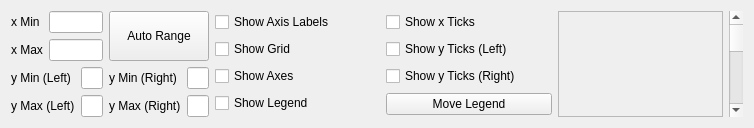
             <widget class="QWidget" name="plotsettings">
              <attribute name="title">
               <string>Plot Settings</string>
              </attribute>
              <layout class="QVBoxLayout" name="verticalLayout_9">
               <item>
                <layout class="QHBoxLayout" name="horizontalLayout_3" stretch="2,2,2,2,1">
                 <item>
                  <layout class="QGridLayout" name="gridLayout" columnstretch="1,1" columnminimumwidth="1,1">
                   <item row="1" column="0">
                    <layout class="QFormLayout" name="formLayout_4">
                     <item row="0" column="0">
                      <widget class="QLabel" name="label_5">
                       <property name="text">
                        <string>y Min (Left)</string>
                       </property>
                      </widget>
                     </item>
                     <item row="0" column="1">
                      <widget class="QLineEdit" name="ymin"/>
                     </item>
                     <item row="1" column="0">
                      <widget class="QLabel" name="label_6">
                       <property name="text">
                        <string>y Max (Left)</string>
                       </property>
                      </widget>
                     </item>
                     <item row="1" column="1">
                      <widget class="QLineEdit" name="ymax"/>
                     </item>
                    </layout>
                   </item>
                   <item row="0" column="0">
                    <layout class="QFormLayout" name="formLayout_3">
                     <item row="0" column="0">
                      <widget class="QLabel" name="label_2">
                       <property name="text">
                        <string>x Min</string>
                       </property>
                      </widget>
                     </item>
                     <item row="0" column="1">
                      <widget class="QLineEdit" name="xmin">
                       <property name="text">
                        <string/>
                       </property>
                      </widget>
                     </item>
                     <item row="1" column="0">
                      <widget class="QLabel" name="label_4">
                       <property name="text">
                        <string>x Max</string>
                       </property>
                      </widget>
                     </item>
                     <item row="1" column="1">
                      <widget class="QLineEdit" name="xmax"/>
                     </item>
                    </layout>
                   </item>
                   <item row="1" column="1">
                    <layout class="QFormLayout" name="formLayout">
                     <item row="0" column="0">
                      <widget class="QLabel" name="label_10">
                       <property name="text">
                        <string>y Min (Right)</string>
                       </property>
                      </widget>
                     </item>
                     <item row="0" column="1">
                      <widget class="QLineEdit" name="yminR"/>
                     </item>
                     <item row="1" column="0">
                      <widget class="QLabel" name="label_11">
                       <property name="text">
                        <string>y Max (Right)</string>
                       </property>
                      </widget>
                     </item>
                     <item row="1" column="1">
                      <widget class="QLineEdit" name="ymaxR"/>
                     </item>
                    </layout>
                   </item>
                   <item row="0" column="1">
                    <widget class="QPushButton" name="autoRange1d">
                     <property name="sizePolicy">
                      <sizepolicy hsizetype="Expanding" vsizetype="Minimum">
                       <horstretch>0</horstretch>
                       <verstretch>0</verstretch>
                      </sizepolicy>
                     </property>
                     <property name="text">
                      <string>Auto Range</string>
                     </property>
                    </widget>
                   </item>
                  </layout>
                 </item>
                 <item>
                  <layout class="QVBoxLayout" name="verticalLayout_3">
                   <item>
                    <widget class="QCheckBox" name="showAxisLabels">
                     <property name="text">
                      <string>Show Axis Labels</string>
                     </property>
                    </widget>
                   </item>
                   <item>
                    <widget class="QCheckBox" name="showGrid">
                     <property name="text">
                      <string>Show Grid</string>
                     </property>
                    </widget>
                   </item>
                   <item>
                    <widget class="QCheckBox" name="showAxes">
                     <property name="text">
                      <string>Show Axes</string>
                     </property>
                    </widget>
                   </item>
                   <item>
                    <widget class="QCheckBox" name="showLegend">
                     <property name="text">
                      <string>Show Legend</string>
                     </property>
                    </widget>
                   </item>
                  </layout>
                 </item>
                 <item>
                  <layout class="QVBoxLayout" name="verticalLayout_10">
                   <item>
                    <widget class="QCheckBox" name="showXTicks">
                     <property name="text">
                      <string>Show x Ticks</string>
                     </property>
                    </widget>
                   </item>
                   <item>
                    <widget class="QCheckBox" name="showYTicksL">
                     <property name="text">
                      <string>Show y Ticks (Left)</string>
                     </property>
                    </widget>
                   </item>
                   <item>
                    <widget class="QCheckBox" name="showYTicksR">
                     <property name="text">
                      <string>Show y Ticks (Right)</string>
                     </property>
                    </widget>
                   </item>
                   <item>
                    <widget class="QPushButton" name="pushButton">
                     <property name="text">
                      <string>Move Legend</string>
                     </property>
                    </widget>
                   </item>
                  </layout>
                 </item>
                 <item>
                  <widget class="QScrollArea" name="scrollArea">
                   <property name="widgetResizable">
                    <bool>true</bool>
                   </property>
                   <widget class="QWidget" name="scrollAreaWidgetContents">
                    <property name="geometry">
                     <rect>
                      <x>0</x>
                      <y>0</y>
                      <width>131</width>
                      <height>107</height>
                     </rect>
                    </property>
                   </widget>
                  </widget>
                 </item>
                 <item>
                  <widget class="QScrollBar" name="verticalScrollBar">
                   <property name="orientation">
                    <enum>Qt::Orientation::Vertical</enum>
                   </property>
                  </widget>
                 </item>
                </layout>
               </item>
              </layout>
             </widget>
